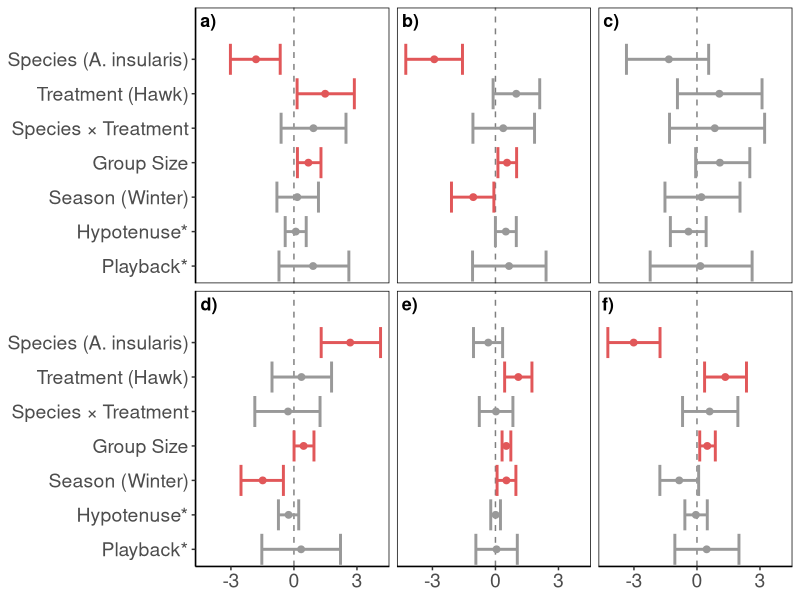
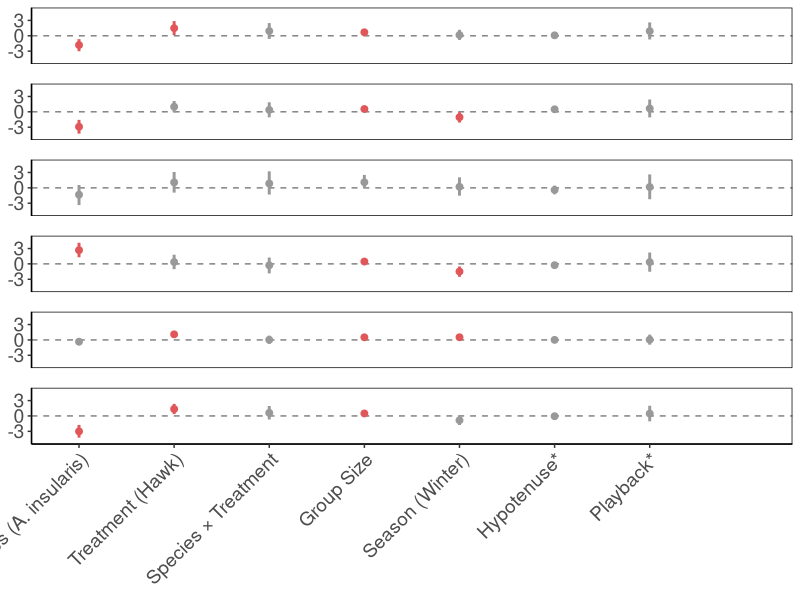
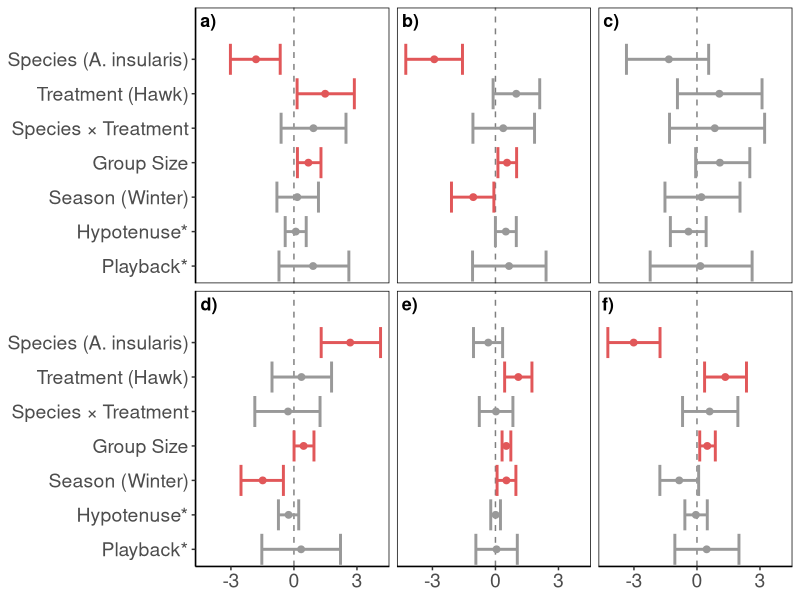
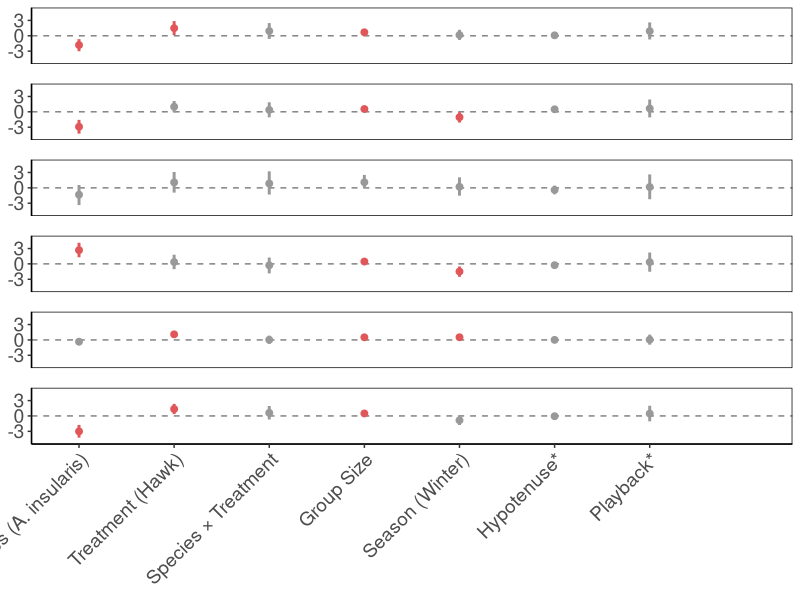

These figures' R source, in order:
####----Coefficient plot for all models----

library(tidyverse)
library(ggplot2)

#read in and combine all model coefficients
all_data <- bind_rows(
  read.csv("alarm_prob_coefs.csv"),
  read.csv("mob_prob_coefs.csv"),
  read.csv("interest_prob_coefs.csv"),
  read.csv("flee_prob_coefs.csv"),
  read.csv("number_alarm_coefs.csv"),
  read.csv("number_mob_coefs.csv")
) %>%
  mutate(
    significant = lower > 0 | upper < 0,
    model = factor(model, levels = c(
      "alarm_prob", "mob_prob", "flee_prob",
      "interest_prob", "number_alarm", "number_mob"
    )),
    term = factor(as.character(term),
                  levels = c(
                    "PLAYBACKYES", "HYPOTENUSE", "SEASONWINTER",
                    "GROUP.SIZE", "SPECIESISSJ:TREATMENTHAWK",
                    "TREATMENTHAWK", "SPECIESISSJ"
                  ),
                  labels = c(
                    "Playback*", "Hypotenuse*", "Season (Winter)",
                    "Group Size", "Species × Treatment",
                    "Treatment (Hawk)", "Species (A. insularis)"
                  )
    )
  )

#panel labels
panel_labels <- data.frame(
  model = factor(
    c("alarm_prob", "mob_prob", "flee_prob",
      "interest_prob", "number_alarm", "number_mob"),
    levels = c("alarm_prob", "mob_prob", "flee_prob",
               "interest_prob", "number_alarm", "number_mob")
  ),
  label = c("a)", "b)", "c)", "d)", "e)", "f)")
)

#plot
ggplot(all_data, aes(x = estimate, y = term, color = significant)) +
  geom_vline(xintercept = 0, linetype = "dashed", color = "gray50") +
  geom_point(size = 2) +
  geom_errorbarh(aes(xmin = lower, xmax = upper), width = 0, linewidth = 1) +
  geom_text(
    data = panel_labels,
    aes(label = label, x = -Inf, y = Inf, size = 5),
    hjust = -0.3, vjust = 1.5,
    color = "black", fontface = "bold",
    inherit.aes = FALSE
  ) +
  scale_color_manual(values = c("FALSE" = "gray60", "TRUE" = "#E15759")) +
  scale_x_continuous(
    breaks = c(-3, 0, 3)) +
  facet_wrap(~ model, scales = "fixed") +
  theme_classic() +
  scale_y_discrete(expand = expansion(add = c(0.5, 1.5))) +
  theme(
    legend.position  = "none",
    strip.text       = element_blank(),
    strip.background = element_blank(),
    panel.border     = element_rect(color = "black", fill = NA, linewidth = 0.5),
    axis.text.x      = element_text(size = 14),
    axis.text.y      = element_text(size = 14),
    axis.title       = element_blank()
  )

ggsave("fig3.png", last_plot(), width = 8, height = 5, dpi = 300)

####----Coefficient plot — flipped layout, 6 stacked panels----

library(tidyverse)
library(ggplot2)

#read in and combine all model coefficients
all_data <- bind_rows(
  read.csv("alarm_prob_coefs.csv"),
  read.csv("mob_prob_coefs.csv"),
  read.csv("interest_prob_coefs.csv"),
  read.csv("flee_prob_coefs.csv"),
  read.csv("number_alarm_coefs.csv"),
  read.csv("number_mob_coefs.csv")
) %>%
  mutate(
    significant = lower > 0 | upper < 0,
    model = factor(model, levels = c(
      "alarm_prob", "mob_prob", "flee_prob",
      "interest_prob", "number_alarm", "number_mob"
    )),
    # reversed order so Species (A. insularis) appears at top
    term = factor(as.character(term),
                  levels = c(
                    "SPECIESISSJ", "TREATMENTHAWK", "SPECIESISSJ:TREATMENTHAWK",
                    "GROUP.SIZE", "SEASONWINTER", "HYPOTENUSE", "PLAYBACKYES"
                  ),
                  labels = c(
                    "Species (A. insularis)", "Treatment (Hawk)", "Species × Treatment",
                    "Group Size", "Season (Winter)", "Hypotenuse*", "Playback*"
                  )
    )
  )


ggplot(all_data, aes(x = term, y = estimate, color = significant)) +
  geom_hline(yintercept = 0, linetype = "dashed", color = "gray50") +
  geom_point(size = 2) +
  geom_errorbar(aes(ymin = lower, ymax = upper), width = 0, linewidth = 1) +
  

  scale_color_manual(values = c("FALSE" = "gray60", "TRUE" = "#E15759")) +
  scale_y_continuous(breaks = c(-3, 0, 3), limits = c(-5, 5)) +
  scale_x_discrete(expand = expansion(add = c(0.5, 1.5))) +
  facet_wrap(~ model, scales = "fixed", ncol = 1) +
  theme_classic() +
  theme(
    legend.position  = "none",
    strip.text       = element_blank(),
    strip.background = element_blank(),
    panel.border     = element_rect(color = "black", fill = NA, linewidth = 0.5),
    panel.spacing    = unit(0.5, "cm"),
    axis.text.x      = element_text(size = 14, angle = 45, hjust = 1),
    axis.text.y      = element_text(size = 14),
    axis.title       = element_blank()
  )

ggsave("fig3_flipped.png", last_plot(), width = 5, height = 10, dpi = 300)
